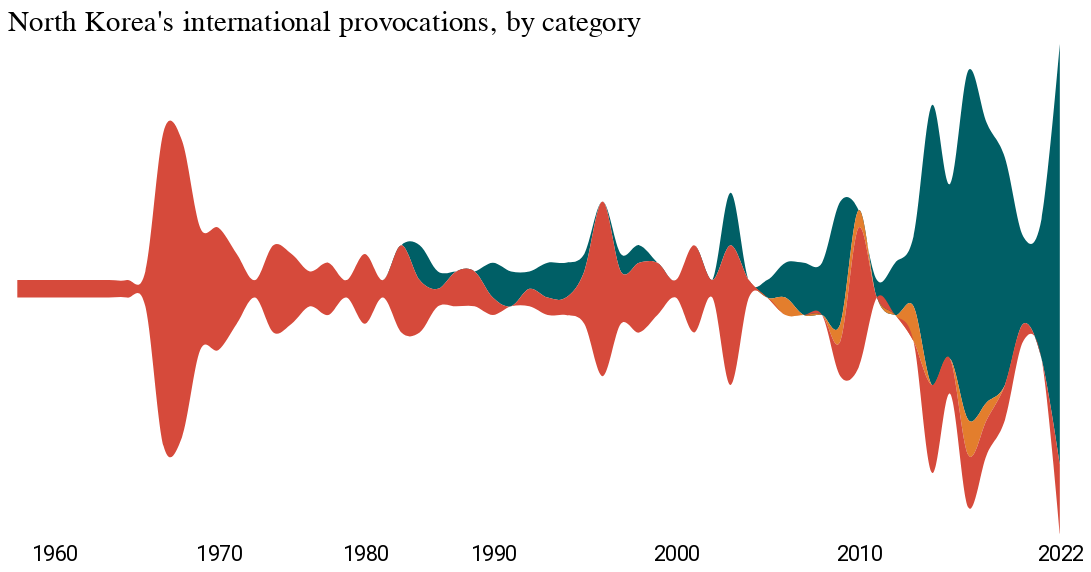

The notebook cell saved with this chart:
### Code cell
import altair as alt
from vega_datasets import data

source = data.unemployment_across_industries.url

alt.Chart(types_years).mark_area(interpolate="cardinal").encode(
    alt.X(
        "year:O",
        axis=alt.Axis(
            domain=False,
            values=[1960, 1970, 1980, 1990, 2000, 2010, 2022],
            tickSize=0,
            title="",
        ),
    ),
    alt.Y("provocation_count:Q", stack="center", axis=None),
    alt.Color("type:N", title=" ", scale=alt.Scale(), legend=None),
    # alt.Facet("type:N", columns=1, title=" "),
).properties(
    width=650, height=300, title="North Korea's international provocations, by category"
).configure_legend(
    orient="top"
)

### Figure 1 — Vega-Lite specification as saved in the notebook (floating-point values rounded to 4 significant figures)
{"config": {"view": {"width": 800, "height": 450, "strokeOpacity": 0}, "background": "#ffffff", "title": {"anchor": "start", "font": "Summit Sans", "fontColor": "palette[\"black\"]", "fontSize": 18, "fontWeight": "normal"}, "arc": {"fill": "#00d4d8"}, "area": {"fill": "#00d4d8"}, "line": {"stroke": "#00d4d8", "strokeWidth": 3}, "path": {"stroke": "#00d4d8"}, "rect": {"fill": "#00d4d8"}, "shape": {"stroke": "#00d4d8"}, "bar": {"fill": "#00d4d8"}, "point": {"stroke": "#00d4d8"}, "symbol": {"fill": "#00d4d8", "size": 30}, "axis": {"titleFont": "Roboto", "titleFontSize": 15, "titleFontWeight": "normal", "labelFont": "Roboto, sans", "labelFontSize": 13, "labelFontWeight": "normal"}, "axisX": {"labelAngle": 0, "labelPadding": 6, "tickSize": 3, "grid": false}, "axisY": {"labelBaseline": "middle", "maxExtent": 45, "minExtent": 45, "titleAlign": "left", "titleAngle": 0, "titleX": -45, "titleY": -11, "domainOpacity": 0, "gridWidth": 0.6, "gridColor": "#dddddd", "offset": 6, "tickSize": 0, "titleColor": "#767676"}, "legend": {"titleFont": "Roboto", "titleFontSize": 15, "titleFontWeight": "normal", "symbolType": "square", "labelFont": "Roboto, sans", "labelFontSize": 13, "orient": "top"}, "range": {"category": ["#005f66", "#e37e2d", "#d64a3b", "#76b0ef", "#c1bc40"], "diverging": ["#e68a4f", "#f4bb6a", "#f9e39c", "#dadfe2", "#a6b7c6", "#849eae"], "heatmap": ["#7ff6f6", "#00eeef", "#00d4d8", "#00abb2", "#00848b", "#fbf2c7", "#00363d"], "ordinal": ["#7ff6f6", "#00eeef", "#00d4d8", "#00abb2", "#00848b", "#fbf2c7", "#00363d"], "ramp": ["#7ff6f6", "#00eeef", "#00d4d8", "#00abb2", "#00848b", "#fbf2c7", "#00363d"]}}, "data": {"name": "data-4de0930f60b82fdab111c4be7317041b"}, "mark": {"type": "area", "interpolate": "cardinal"}, "encoding": {"color": {"field": "type", "legend": null, "scale": {}, "title": " ", "type": "nominal"}, "x": {"axis": {"domain": false, "tickSize": 0, "title": "", "values": [1960, 1970, 1980, 1990, 2000, 2010, 2022]}, "field": "year", "type": "ordinal"}, "y": {"axis": null, "field": "provocation_count", "stack": "center", "type": "quantitative"}}, "height": 300, "title": "North Korea's international provocations, by category", "width": 650, "$schema": "https://vega.github.io/schema/vega-lite/v4.17.0.json", "datasets": {"data-4de0930f60b82fdab111c4be7317041b": [{"type": "Missile", "year": 1984, "provocation_count": 2}, {"type": "Missile", "year": 1985, "provocation_count": 1}, {"type": "Missile", "year": 1990, "provocation_count": 2}, {"type": "Missile", "year": 1991, "provocation_count": 2}, {"type": "Missile", "year": 1992, "provocation_count": 1}, {"type": "Missile", "year": 1993, "provocation_count": 2}, {"type": "Missile", "year": 1994, "provocation_count": 2}, {"type": "Missile", "year": 1995, "provocation_count": 1}, {"type": "Missile", "year": 1997, "provocation_count": 1}, {"type": "Missile", "year": 1998, "provocation_count": 1}, {"type": "Missile", "year": 2003, "provocation_count": 3}, {"type": "Missile", "year": 2005, "provocation_count": 1}, {"type": "Missile", "year": 2006, "provocation_count": 2}, {"type": "Missile", "year": 2007, "provocation_count": 3}, {"type": "Missile", "year": 2008, "provocation_count": 3}, {"type": "Missile", "year": 2009, "provocation_count": 7}, {"type": "Missile", "year": 2011, "provocation_count": 1}, {"type": "Missile", "year": 2012, "provocation_count": 3}, {"type": "Missile", "year": 2013, "provocation_count": 4}, {"type": "Missile", "year": 2014, "provocation_count": 16}, {"type": "Missile", "year": 2015, "provocation_count": 10}, {"type": "Missile", "year": 2016, "provocation_count": 20}, {"type": "Missile", "year": 2017, "provocation_count": 16}, {"type": "Missile", "year": 2019, "provocation_count": 13}, {"type": "Missile", "year": 2020, "provocation_count": 5}, {"type": "Missile", "year": 2021, "provocation_count": 8}, {"type": "Missile", "year": 2022, "provocation_count": 24}, {"type": "Nuclear", "year": 2006, "provocation_count": 1}, {"type": "Nuclear", "year": 2009, "provocation_count": 1}, {"type": "Nuclear", "year": 2010, "provocation_count": 1}, {"type": "Nuclear", "year": 2013, "provocation_count": 2}, {"type": "Nuclear", "year": 2016, "provocation_count": 2}, {"type": "Nuclear", "year": 2017, "provocation_count": 1}, {"type": "Other", "year": 1958, "provocation_count": 1}, {"type": "Other", "year": 1959, "provocation_count": 1}, {"type": "Other", "year": 1960, "provocation_count": 1}, {"type": "Other", "year": 1962, "provocation_count": 1}, {"type": "Other", "year": 1963, "provocation_count": 1}, {"type": "Other", "year": 1964, "provocation_count": 1}, {"type": "Other", "year": 1965, "provocation_count": 1}, {"type": "Other", "year": 1966, "provocation_count": 2}, {"type": "Other", "year": 1967, "provocation_count": 18}, {"type": "Other", "year": 1968, "provocation_count": 17}, {"type": "Other", "year": 1969, "provocation_count": 7}, {"type": "Other", "year": 1970, "provocation_count": 7}, {"type": "Other", "year": 1971, "provocation_count": 4}, {"type": "Other", "year": 1973, "provocation_count": 1}, {"type": "Other", "year": 1974, "provocation_count": 5}, {"type": "Other", "year": 1975, "provocation_count": 4}, {"type": "Other", "year": 1976, "provocation_count": 2}, {"type": "Other", "year": 1978, "provocation_count": 3}, {"type": "Other", "year": 1979, "provocation_count": 1}, {"type": "Other", "year": 1980, "provocation_count": 4}, {"type": "Other", "year": 1981, "provocation_count": 1}, {"type": "Other", "year": 1983, "provocation_count": 5}, {"type": "Other", "year": 1984, "provocation_count": 3}, {"type": "Other", "year": 1985, "provocation_count": 1}, {"type": "Other", "year": 1986, "provocation_count": 2}, {"type": "Other", "year": 1987, "provocation_count": 2}, {"type": "Other", "year": 1990, "provocation_count": 1}, {"type": "Other", "year": 1992, "provocation_count": 1}, {"type": "Other", "year": 1993, "provocation_count": 1}, {"type": "Other", "year": 1994, "provocation_count": 1}, {"type": "Other", "year": 1995, "provocation_count": 3}, {"type": "Other", "year": 1996, "provocation_count": 10}, {"type": "Other", "year": 1997, "provocation_count": 3}, {"type": "Other", "year": 1998, "provocation_count": 4}, {"type": "Other", "year": 1999, "provocation_count": 3}, {"type": "Other", "year": 2000, "provocation_count": 1}, {"type": "Other", "year": 2001, "provocation_count": 5}, {"type": "Other", "year": 2002, "provocation_count": 1}, {"type": "Other", "year": 2003, "provocation_count": 8}, {"type": "Other", "year": 2004, "provocation_count": 1}, {"type": "Other", "year": 2009, "provocation_count": 2}, {"type": "Other", "year": 2010, "provocation_count": 8}, {"type": "Other", "year": 2014, "provocation_count": 5}, {"type": "Other", "year": 2015, "provocation_count": 2}, {"type": "Other", "year": 2016, "provocation_count": 3}, {"type": "Other", "year": 2017, "provocation_count": 2}, {"type": "Other", "year": 2019, "provocation_count": 2}, {"type": "Other", "year": 2020, "provocation_count": 1}, {"type": "Other", "year": 2022, "provocation_count": 4}]}}
